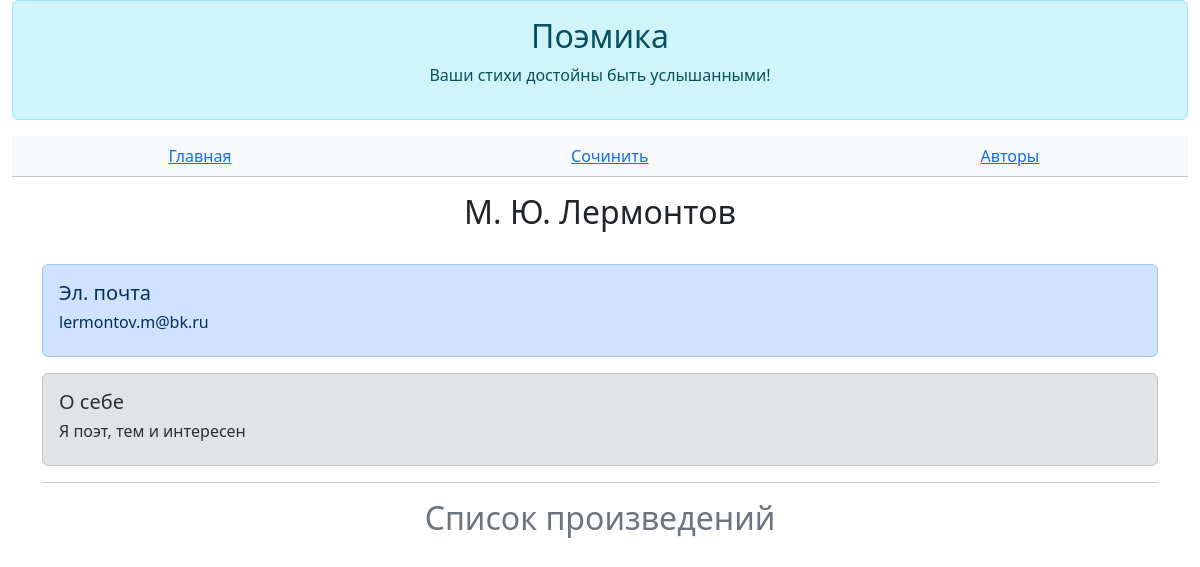
The app's page /authors/3, older data.
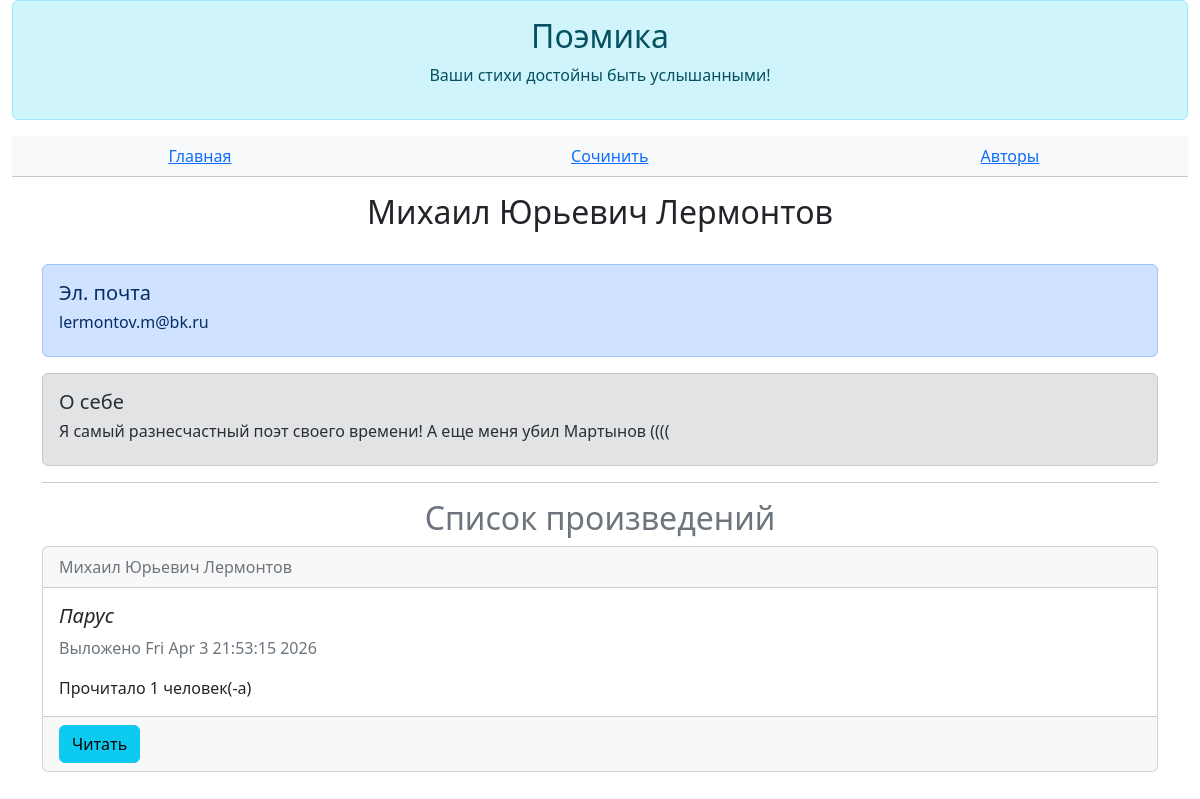
The same page, newer data.
### data/all_models.py (models this page shows)
class User(SqlAlchemyBase, UserMixin, SerializerMixin):
    __tablename__ = "users"
    id = sqlalchemy.Column(sqlalchemy.Integer, primary_key=True, autoincrement=True)
    login = sqlalchemy.Column(sqlalchemy.String)
    name = sqlalchemy.Column(sqlalchemy.String, default="Неизвестный")
    email = sqlalchemy.Column(sqlalchemy.String, unique=True)
    description = sqlalchemy.Column(sqlalchemy.Text, default="Я поэт, тем и интересен")
    hashed_password = sqlalchemy.Column(sqlalchemy.String)
    poems = orm.relationship("Poem", back_populates="author")

class Poem(SqlAlchemyBase, SerializerMixin):
    __tablename__ = "poems"
    id = sqlalchemy.Column(sqlalchemy.Integer, primary_key=True, autoincrement=True)
    author_id = sqlalchemy.Column(sqlalchemy.Integer, sqlalchemy.ForeignKey(User.id))
    author = orm.relationship("User")
    title = sqlalchemy.Column(sqlalchemy.String(25))
    body = sqlalchemy.Column(sqlalchemy.Text)
    read_count = sqlalchemy.Column(sqlalchemy.Integer, default=0)
    is_private = sqlalchemy.Column(sqlalchemy.Boolean, default=True)
    created = sqlalchemy.Column(sqlalchemy.DateTime, default=datetime.datetime.now())

### main.py (the view)
@app.route("/authors/<author_id>")
def author(author_id):
    author = db.get(User, author_id)
    if author:
        poems = db.query(Poem).filter(Poem.author == author).all()
        return flask.render_template("author.html", author=author, poems=poems)

### templates/author.html (shortened to what this page needs)
{% extends 'base.html' %}
{% block _header %}
    <table class="table table-light text-center">
        <tbody>
            <tr>
                <td>
                    <a href="/">Главная</a>
                </td>
                <td>
                    <a href="/poem/create">Сочинить</a>
                </td>
                <td>
                    <a href="/authors">Авторы</a>
                </td>
            </tr>
        </tbody>
    </table>
{% endblock %}
{% block _body %}
    <h2 class="text-center">{{author.login}}</h2>
    <br/>
    <div class="alert alert-primary" role="alert">
        <h5>Эл. почта</h5>
        <h6>{{author.email}}</h6>
    </div>
    <div class="alert alert-secondary" role="alert">
        <h5>О себе</h5>
        <h6>{{author.description}}</h6>
    </div>
    <hr/>
    <h2 class="text-center text-secondary">Список произведений</h2>
    {% for poem in poems %}
        {% if not poem.is_private%}
            <div class="card">
                <div class="card-header">
                    <span class="text-secondary">{{poem.author.login}}</span>
                </div>
                <div class="card-body">
                    <h5 class="card-title"><i>{{poem.title}}</i></h5>
                    <p class="card-text text-secondary">Выложено {{poem.created.ctime()}}</p>
                    <p class="card-text">Прочитало {{poem.read_count}} человек(-а)</p>
                </div>
                <div class="card-footer">
                    <button class="btn btn-info" onclick="location.href='/poem/read/{{poem.id}}'">Читать</button>
                </div>
            </div>
            <br/>
        {% endif %}
    {% endfor %}
{% endblock %}

### templates/base.html (shortened to what this page needs)
<!doctype html>
<html lang="en">
  <head>
    <link href="https://cdn.jsdelivr.net/npm/bootstrap@5.3.3/dist/css/bootstrap.min.css" rel="stylesheet">
  </head>
  <body>
    <div class="container-fluid">
        <div class="alert alert-info" role="alert">
            <h2 class="text-center">Поэмика</h2>
            <p class="text-center">Ваши стихи достойны быть услышанными!</p>
        </div>
        {% block _header %}
        {% endblock %}
    </div>
    <div class="container">
      {% block _body %}{% endblock %}
    </div>
  </body>
</html>

Row changes from the older to the newer data that the page shows:
changed User "lermontov.m@bk.ru": login "М. Ю. Лермонтов" → "Михаил Юрьевич Лермонтов"; description "Я поэт, тем и интересен" → "Я самый разнесчастный поэт своего времени! А еще меня убил Мартынов (((("
added Poem: author.login "Михаил Юрьевич Лермонтов", title "Парус", created.ctime "Fri Apr 3 21:53:15 2026", read_count "1"
